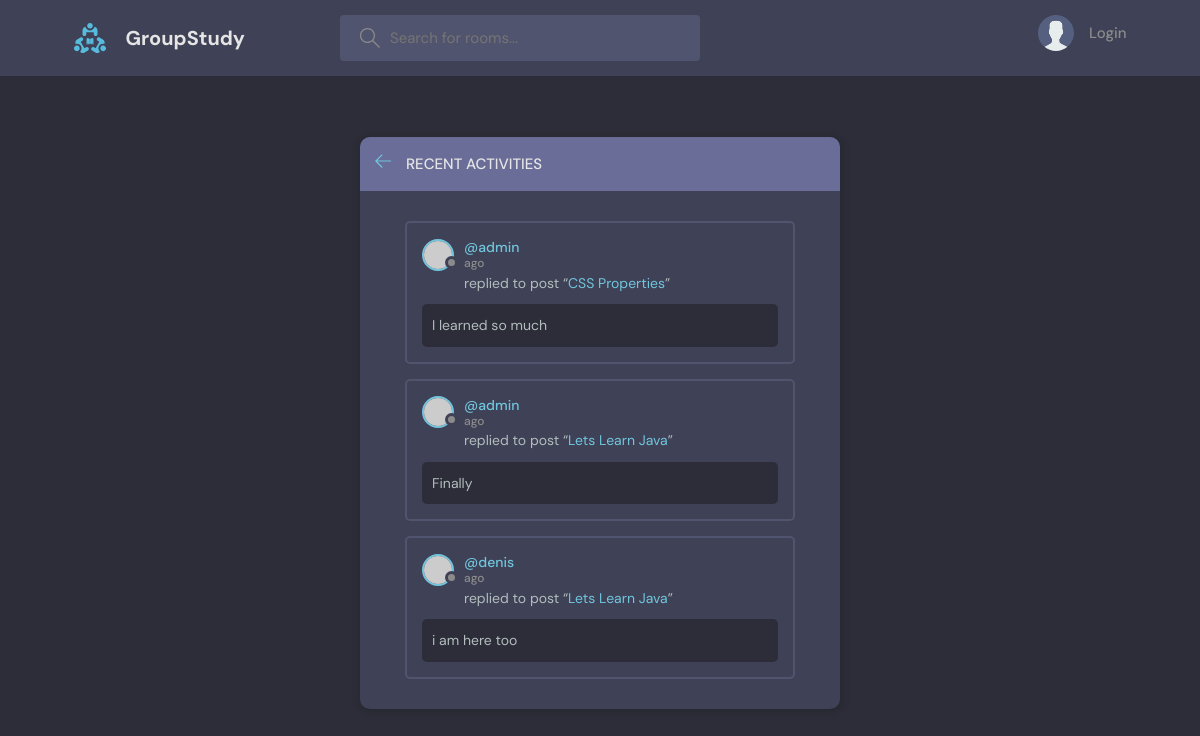
Page /activity/ on the earlier database version.
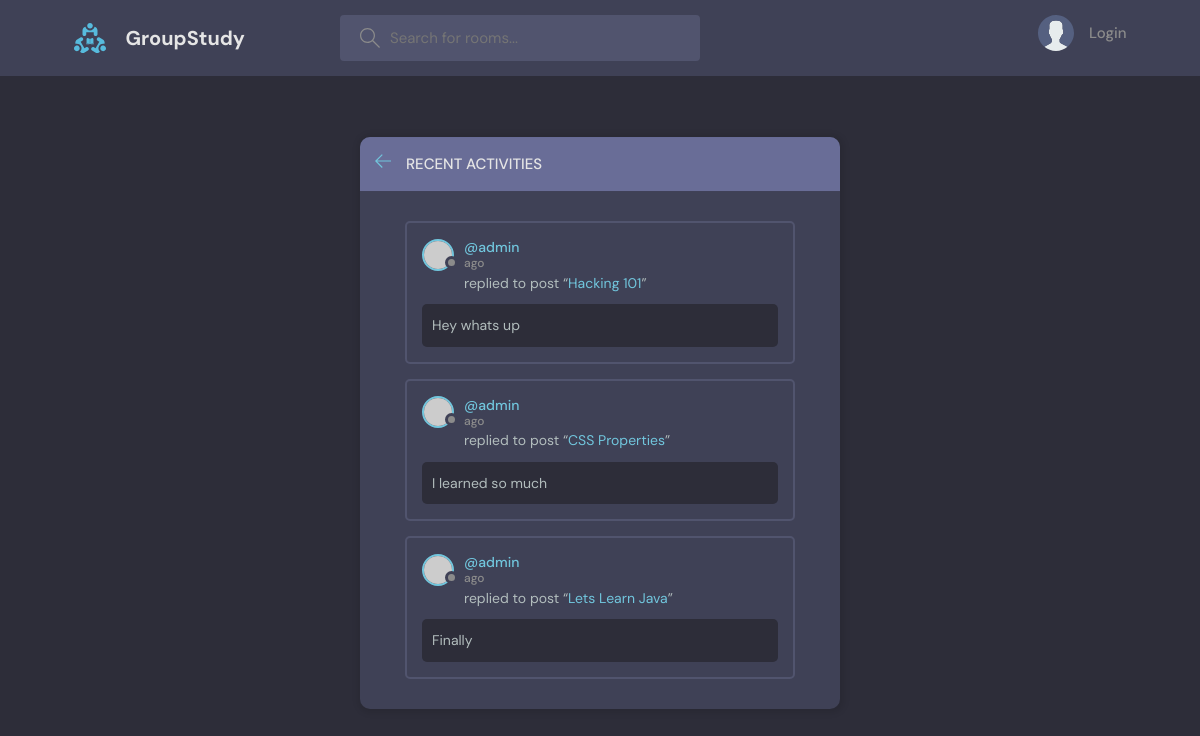
Same page on the later database version.
### base/models.py (models this page shows, shortened)
class Message(models.Model):
    room = models.ForeignKey(Room,on_delete=models.CASCADE)
    user = models.ForeignKey(User,on_delete=models.CASCADE)
    body = models.TextField()
    updated = models.DateTimeField(auto_now=True)
    created = models.DateTimeField(auto_now_add=True)
    class Meta:
        ordering = ['-updated','-created']

class Room(models.Model):
    host = models.ForeignKey(User,on_delete=models.SET_NULL,null=True)
    subject = models.ForeignKey(Subject,on_delete=models.SET_NULL,null=True)
    name = models.CharField(max_length=200)
    desc = models.TextField(null=True,blank=True)
    participants = models.ManyToManyField(User,related_name='participants',blank=True)
    updated = models.DateTimeField(auto_now=True)
    created = models.DateTimeField(auto_now_add=True)
    class Meta:
        ordering = ['-updated','-created']

### base/views.py (the view)
# urls.py: path('activity/',views.activity)
def activity(request):
    comments = Message.objects.all()
    context = {"comments" : comments}
    return render(request,'base/activity.html',context)

### base/templates/base/activity.html (shortened to what this page needs)
{%extends 'main.html'%}
{%block content%}
<main class="layout">
      <div class="container">
        <div class="layout__box">
          <div class="layout__boxHeader">
            <div class="layout__boxTitle">
              <a href="/">
                <svg version="1.1" xmlns="http://www.w3.org/2000/svg" width="32" height="32" viewBox="0 0 32 32">
                  <title>arrow-left</title>
                  <path
                    d="M13.723 2.286l-13.723 13.714 13.719 13.714 1.616-1.611-10.96-10.96h27.625v-2.286h-27.625l10.965-10.965-1.616-1.607z"
                  ></path>
                </svg>
              </a>
              <h3>Recent Activities</h3>
            </div>
          </div>
          <div class="activities-page layout__body">
            {%for comment in comments%}
            <div class="activities__box">
              <div class="activities__boxHeader roomListRoom__header">
                <a href="/profile/{{comment.user.id}}" class="roomListRoom__author">
                  <div class="avatar avatar--small">
                    <img src="https://randomuser.me/api/portraits/women/11.jpg" />
                  </div>
                  <p>
                    @{{comment.user.username}}
                    <span>{{cooment.created|timesince}}  ago</span>
                  </p>
                </a>
              </div>
              <div class="activities__boxContent">
                <p>replied to post “<a href="/pages/{{comment.room.id}}">{{comment.room.name}}</a>”</p>
                <div class="activities__boxRoomContent">
                  {{comment.body}}
                </div>
              </div>
            </div>
            {%endfor%}
          </div>
        </div>
      </div>
    </main>
{%endblock content%}

### templates/main.html (shortened to what this page needs)
<!DOCTYPE html>
{%load static%}
<html lang="en">
<head>
  <link rel="stylesheet" href="{%static 'styles/style.css'%}" />
</head>
<body>
  {% include 'navbar.html' %}
  {%block content%}
  {%endblock content%}
</body>
</html>

### templates/navbar.html (shortened to what this page needs)
<header class="header header--loggedIn">
    <div class="container">
      <a href="/" class="header__logo">
        <img src="../static/images/logo.svg" />
        <h1>GroupStudy</h1>
      </a>
      <form class="header__search" method="get" action="/">
        <label>
          <input name="q" placeholder="Search for rooms..." />
        </label>
      </form>
      <nav class="header__menu">
        {%if request.user.is_authenticated%}
        <div class="header__user">
          <a href="/profile/{{request.user.id}}">
            <div class="avatar avatar--medium active">
              <img src="https://randomuser.me/api/portraits/men/37.jpg" />
            </div>
            <p>{{request.user.username}}<span>@{{request.user.username}}</span></p>
          </a>
          <button class="dropdown-button">
            <svg version="1.1" xmlns="http://www.w3.org/2000/svg" width="32" height="32" viewBox="0 0 32 32">
              <title>chevron-down</title>
              <path d="M16 21l-13-13h-3l16 16 16-16h-3l-13 13z"></path>
            </svg>
          </button>
        </div>
        {%else%}
            <a href="/login">
                <img src="../static/images/avatar.svg" />
                <p>Login</p>
            </a>
        {%endif%}
      </nav>
    </div>
  </header>

### static/styles/style.css (style rules this page uses)
:root { --color-main: #71c6dd; --color-main-light: #e1f6fb; --color-dark: #3f4156; --color-dark-medium: #51546e; --color-dark-light: #696d97; --color-light: #e5e5e5; --color-gray: #8b8b8b; --color-light-gray: #b2bdbd; --color-bg: #2d2d39; --color-success: #5dd693; --color-error: #fc4b0b; }
* { font-family: "DM Sans", -apple-system, BlinkMacSystemFont, "Segoe UI", Roboto, Oxygen, Ubuntu, Cantarell, "Open Sans", "Helvetica Neue", sans-serif; margin: 0; padding: 0; box-sizing: border-box; text-rendering: optimizeLegibility; font-size: inherit; }
html { font-size: 56.25%; }
@media only screen and (min-width: 1200px) { html { font-size: 62.5%; } }
body { line-height: 1.6; font-weight: 400; font-size: 1.5rem; color: var(--color-light-gray); background-color: var(--color-bg); min-height: 100vh; }
img { width: 100%; }
a { display: inline-block; color: var(--color-main); text-decoration: none; }
.container { max-width: 120rem; width: 90%; margin: auto; }
.avatar { position: relative; display: inline-block; border-radius: 50%; border: 2px solid var(--color-main); }
.avatar img { display: block; border-radius: 50%; object-fit: cover; object-position: center; }
.avatar::after { content: ""; display: block; position: absolute; background-color: var(--color-gray); z-index: 111; border-radius: 50%; border: 0.3rem solid var(--color-dark); }
.avatar.avatar--small img { width: 2.8rem; height: 2.8rem; }
.avatar.avatar--small:after { width: 0.7rem; height: 0.7rem; bottom: 0px; right: -6px; }
.header { padding: 1.5rem; background-color: var(--color-dark); }
.header > .container { display: flex; gap: 9.5rem; }
.header__logo, .header__user { display: flex; gap: 2rem; align-items: center; }
.header__logo > img { height: 3.2rem; width: 3.2rem; }
.header__logo > h1 { font-weight: 700; font-size: 2rem; color: var(--color-light); }
.header__search > label { background-color: var(--color-dark-medium); padding: 1.3rem 1rem; display: flex; align-items: center; gap: 1rem; border-radius: 4px; }
.header__search svg { fill: var(--color-gray); width: 2rem; height: 2rem; margin-left: 1rem; }
.header__search input { width: 30rem; background: transparent; border: none; outline: none; color: var(--color-light); }
.header__menu { margin-left: auto; position: relative; }
.header__menu a { display: flex; gap: 1.5rem; align-items: center; font-weight: 500; text-decoration: none; color: var(--color-gray); }
.header__menu img { height: 3.6rem; }
.header__menu p { line-height: 1.2; }
.layout { margin-top: 2.4rem; }
.layout > .container { display: flex; justify-content: space-between; align-items: flex-start; }
.layout__box { width: 90%; max-width: 48rem; min-height: 40rem; position: absolute; top: 50%; left: 50%; transform: translate(-50%, -46%); background-color: var(--color-dark); border-radius: 1rem; box-shadow: 1px 1px 6px 3px rgba(0, 0, 0, 0.1); overflow: hidden; }
.layout__boxHeader { display: flex; padding: 1.5rem; background-color: var(--color-dark-light); }
.layout__boxTitle { display: flex; gap: 1.5rem; align-items: center; }
.layout__boxTitle h3 { text-transform: uppercase; font-weight: 500; color: var(--color-light); }
.layout__boxTitle svg { width: 1.6rem; height: 1.6rem; fill: var(--color-main); }
.layout__body { margin: 3rem; }
.roomListRoom__header { display: flex; justify-content: space-between; align-items: center; }
.roomListRoom__author { font-weight: 500; display: flex; align-items: center; gap: 1rem; }
.activities__box { margin: 1.5rem; padding: 1.5rem; border: 2px solid var(--color-dark-medium); border-radius: 5px; }
.activities__boxHeader p { font-size: 1.4rem; line-height: 1.3; }
.activities__boxHeader p span { color: var(--color-gray); font-size: 1.2rem; display: block; }
.activities__boxContent { margin-left: 4.2rem; }
.activities__boxContent { font-size: 1.4rem; }
.activities__boxRoomContent { background: var(--color-bg); padding: 1rem; border-radius: 5px; margin-top: 1rem; margin-left: -4.2rem; }

Differences in the rows shown:
removed Message: user.username "denis", room.name "Lets Learn Java", body "i am here too"
added Message: user.username "admin", room.name "Hacking 101", body "Hey whats up"
